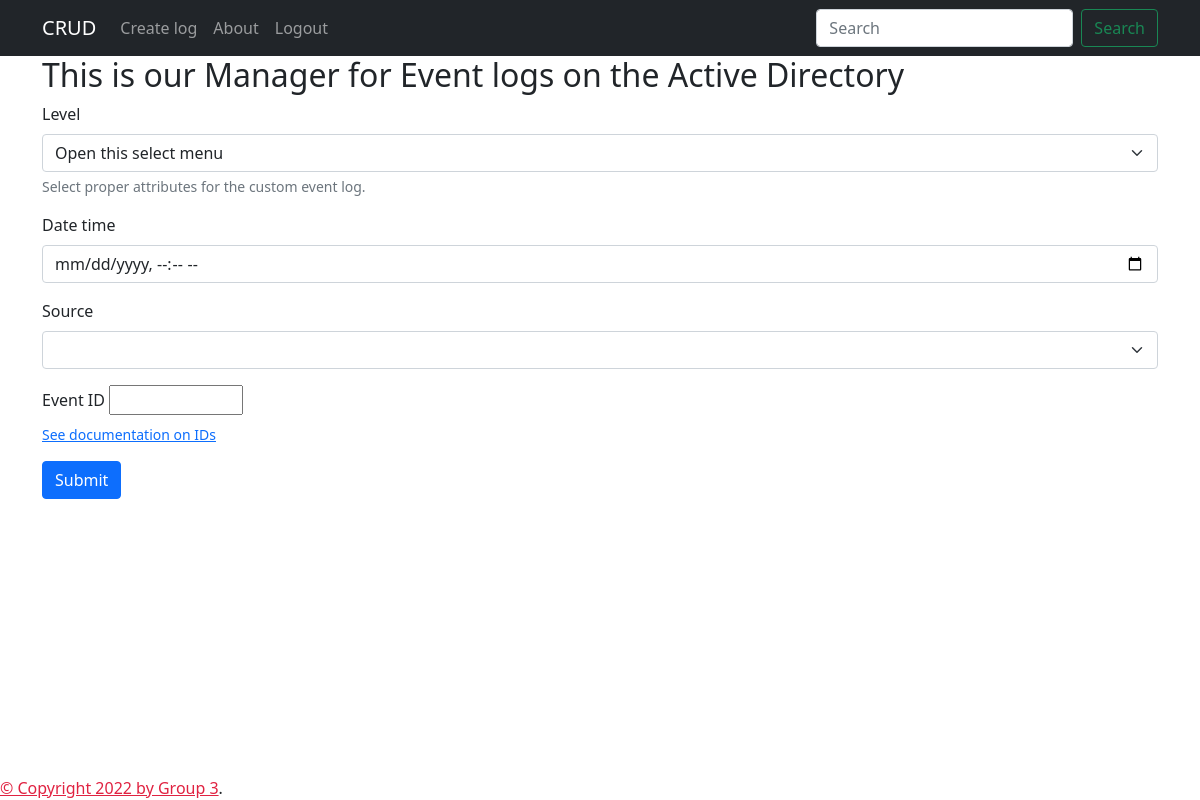
The app's page /data/10/update (signed in), older data.
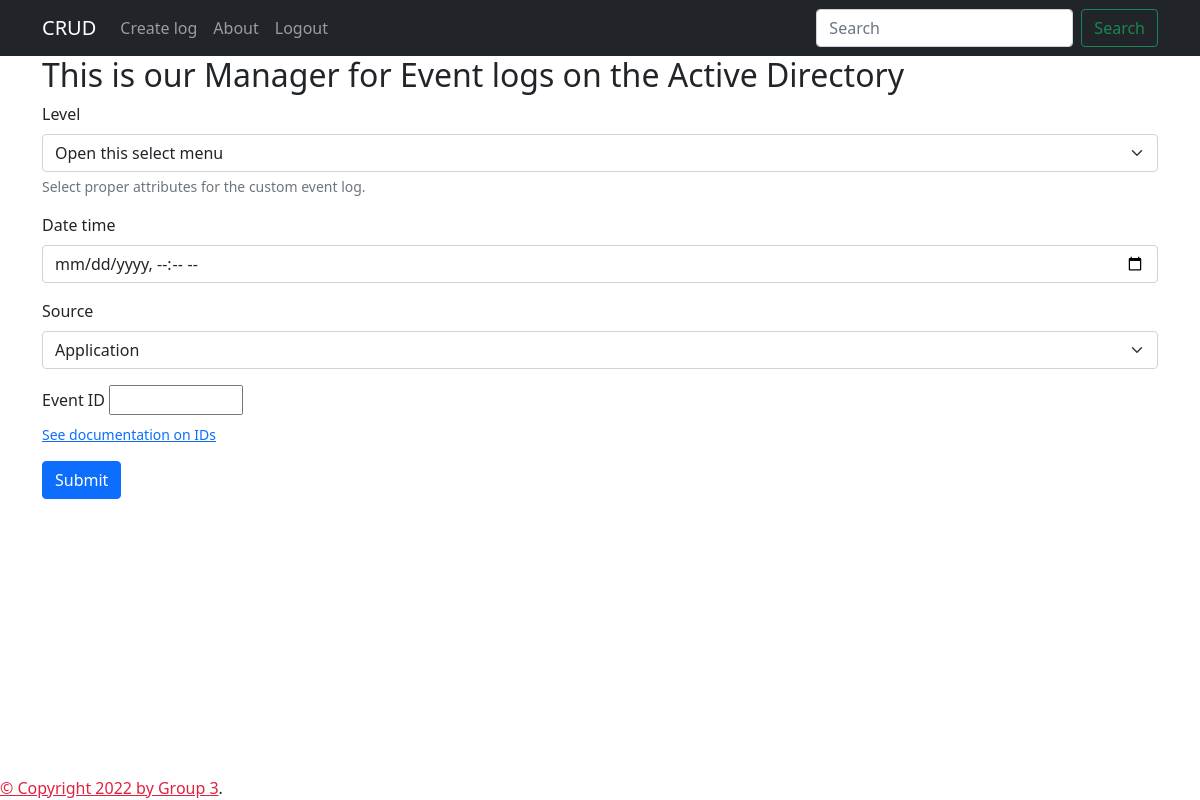
The same page, newer data.
### models.py (models this page shows, shortened)
class Events_model(db.Model):
    __tablename__ = 'event_errors'
    id = db.Column(db.Integer, primary_key=True)
    level = db.Column(db.String(80))
    date_time = db.Column(db.DateTime, default=datetime.utcnow)
    source = db.Column(db.String(80))
    event_id = db.Column(db.Integer())

### app.py (the view, shortened to what this page needs)
@app.route('/data/<int:id>/update',methods = ['GET','POST'])
@login_required
def update(id):
    application_log = Events_model.query.filter_by(id=id).first()
    return render_template('update.html', application_log = application_log)

### app.py (called while the page is built)
@login_manager.user_loader
def load_user(user_id):
    return User.query.get(int(user_id))

### templates/update.html (shortened to what this page needs)
{% extends "base.html" %}
{% block content %}
<div class="container">
    <h2> This is our Manager for Event logs on the Active Directory</h2>
</div>
<div class = "container">
  <form name="Item_1" action="/data/{{application_log.id}}/update" method="POST">
    <div class="mb-3">
      <label for="exampleInputEmail1" class="form-label">Level</label>
      <select class="form-select" aria-label="Default select example" name = "level">
          <option selected>Open this select menu</option>
      </select>
      <div id="emailHelp" class="form-text">Select proper attributes for the custom event log.</div>
    </div>
    <div class="mb-3">
      <label for="exampleInputPassword1" class="form-label">Date time</label>
      <input type="datetime-local" id="meeting-time"
       name="date_time"
       min="2018-06-07T00:00" max="2028-06-14T00:00"
       class="form-control" id="exampleInputPassword1">
    </div>
    <div class="mb-3">
      <label for="exampleInputEmail1" class="form-label">Source</label>
      <select class="form-select" aria-label="Default select example" name = "source">
        <option selected>{{application_log.source}}</option>
        <option type = "text" name="source" value="Security">Security</option>
      </select>
    </div>
    <div class="mb-3">
      <label for="event_id" class="form-label">Event ID</label>
      <input type="number" id="event_id" name="event_id"
       min="0" max="1000000">
      <div  id="emailHelp" class="form-text"><a href="https://docs.microsoft.com/en-us/windows/security/threat-protection/windows-defender-application-control/event-id-explanations"> See documentation on IDs</a></div>
    </div>
    <button type="submit" class="btn btn-primary">Submit</button>
  </form>
</div>
{% endblock %}

Row changes from the older to the newer data that the page shows:
added Events_model: source "Application"
